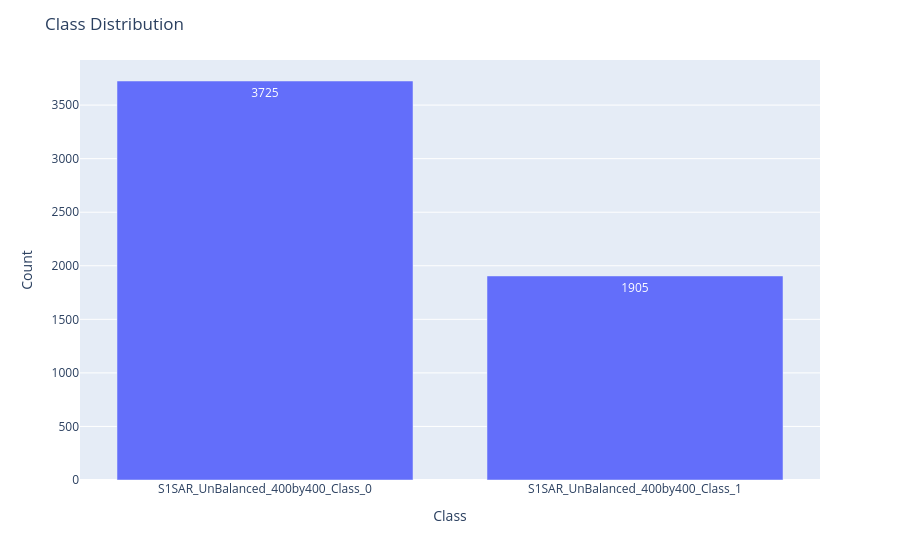

Notebook source saved alongside this figure:
### Code cell
plot_class_distribution(DATA_DIR)

### Figure 1 — Plotly figure (JSON) as saved in the notebook; plotly's stock layout.template omitted (floating-point values rounded to 4 significant figures)
{"data": [{"hovertemplate": "Class=%{x}<br>Count=%{text}<extra></extra>", "legendgroup": "", "marker": {"color": "#636efa", "pattern": {"shape": ""}}, "name": "", "orientation": "v", "showlegend": false, "text": [3725.0, 1905.0], "textposition": "auto", "type": "bar", "x": ["S1SAR_UnBalanced_400by400_Class_0", "S1SAR_UnBalanced_400by400_Class_1"], "xaxis": "x", "y": [3725, 1905], "yaxis": "y"}], "layout": {"barmode": "relative", "legend": {"tracegroupgap": 0}, "margin": {"t": 60}, "title": {"text": "Class Distribution"}, "xaxis": {"anchor": "y", "domain": [0, 1], "title": {"text": "Class"}}, "yaxis": {"anchor": "x", "domain": [0, 1], "title": {"text": "Count"}}}}
